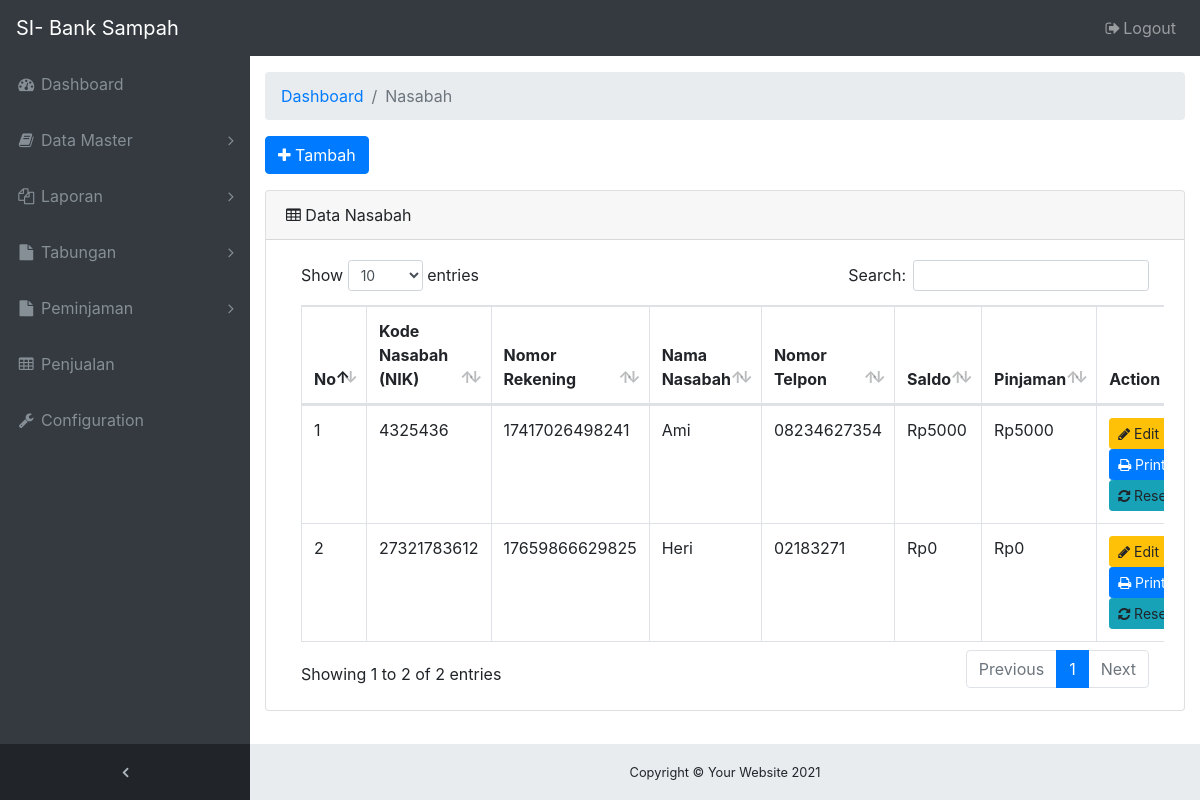
The page /ADMIN/menu-nasabah.php (signed in) on the database as committed earlier.
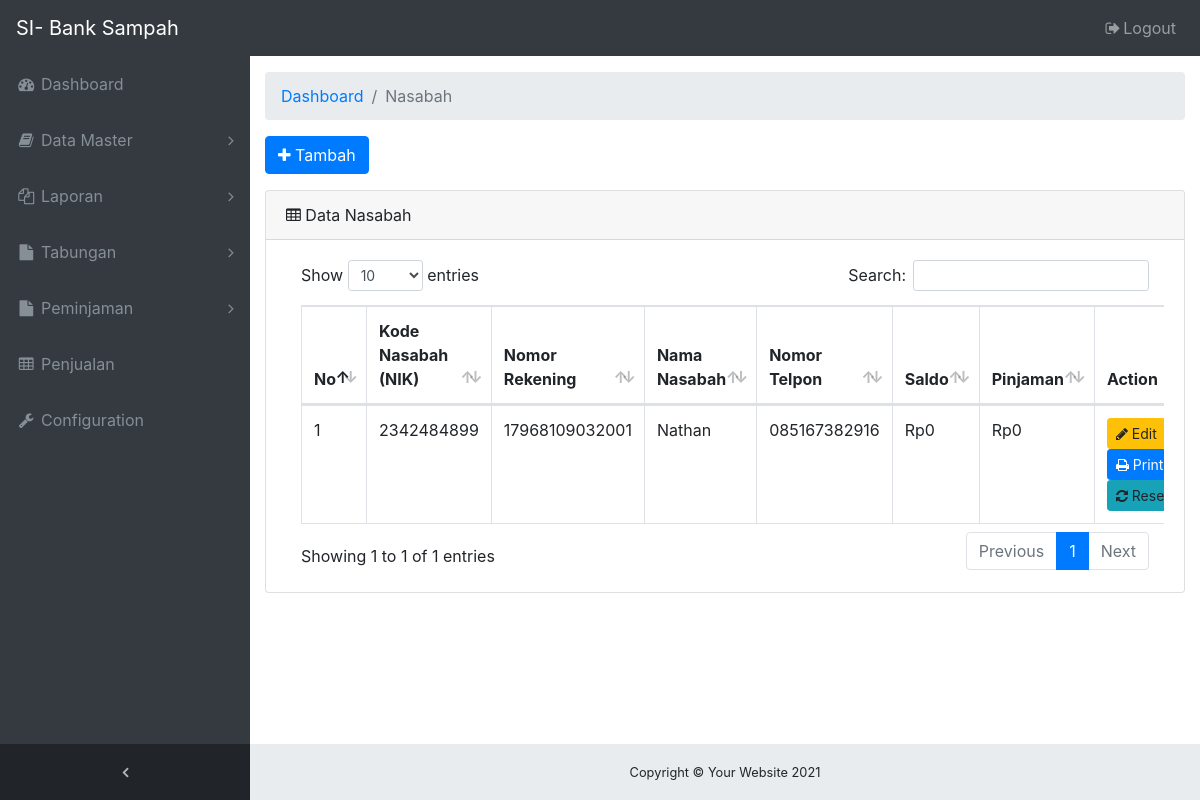
The same page on the database as committed later.
### tables this page shows
CREATE TABLE `tb_nasabah` (
  `id_nasabah` int(11) NOT NULL,
  `kode_nasabah` varchar(20) NOT NULL,
  `users_id` int(11) NOT NULL,
  `pekerjaan` varchar(15) NOT NULL,
  `tgl_daftar` date NOT NULL,
  `nomor_rekening` varchar(20) NOT NULL,
  `saldo` int(11) NOT NULL,
  `pinjaman` int(11) NOT NULL
);

CREATE TABLE `tb_users` (
  `id` int(11) NOT NULL,
  `nama` varchar(50) NOT NULL,
  `jenis_kelamin` varchar(10) NOT NULL,
  `alamat` varchar(50) NOT NULL,
  `telp` varchar(15) NOT NULL,
  `username` varchar(20) NOT NULL,
  `password` varchar(20) NOT NULL,
  `level_user` int(11) NOT NULL
);

### ADMIN/menu-nasabah.php (the view, shortened to what this page needs)
<!DOCTYPE html>
<html lang="en">
<head>
  <link href="vendor/bootstrap/css/bootstrap.min.css" rel="stylesheet">
  <link href="vendor/font-awesome/css/font-awesome.min.css" rel="stylesheet" type="text/css">
  <link href="vendor/datatables/dataTables.bootstrap4.css" rel="stylesheet">
  <link href="css/sb-admin.css" rel="stylesheet">
  <?php include 'navbar.php'; ?>
</head>
<body class="fixed-nav sticky-footer bg-dark" id="page-top">
  <div class="content-wrapper">
    <div class="container-fluid">
      <ol class="breadcrumb">
        <li class="breadcrumb-item">
          <a href="index.php">Dashboard</a>
        </li>
        <li class="breadcrumb-item active">Nasabah</li>
      </ol>
      <div class="form-group">
        <a href="form-tambah-nasabah.php" class="btn btn-primary"><i class="fa fa-plus"></i> Tambah</a>
      </div>
      <div class="card mb-3">
        <div class="card-header">
          <i class="fa fa-table"></i> Data Nasabah</div>
        <div class="card-body">
          <div class="table-responsive">
            <table class="table table-bordered" id="dataTable" width="100%" cellspacing="0">
              <thead>
                <tr>
                  <th>No</th>
                  <th>Kode Nasabah (NIK)</th>
                  <th>Nomor Rekening</th>
                  <th>Nama Nasabah</th>
                  <th>Nomor Telpon</th>
                  <th>Saldo</th>
                  <th>Pinjaman</th>
                  <th>Action</th>
                </tr>
              </thead>
              <tbody>
                <?php
                include('koneksi_db.php');
                $result = mysqli_query($koneksi, "SELECT n.users_id, n.kode_nasabah, n.nomor_rekening, u.nama, u.telp, n.saldo, n.pinjaman, u.id FROM tb_nasabah n INNER JOIN tb_users u WHERE n.users_id = u.id");
                $nomor = 1;
                ?>
                <?php
                  while($data = mysqli_fetch_array($result)) {
                    echo "<tr>";
                    echo "<td>".$nomor++."</td>";
                    echo "<td>".$data['kode_nasabah']."</td>";
                    echo "<td>".$data['nomor_rekening']."</td>";
                    echo "<td>".$data['nama']."</td>";
                    echo "<td>".$data['telp']."</td>";
                    echo "<td>Rp".$data['saldo']."</td>";
                    echo "<td>Rp".$data['pinjaman']."</td>";
                    echo "<td>
                          <a href='form-edit-nasabah.php?id=".$data['id']."' class = 'btn btn-warning btn-sm'><i class='fa fa-pencil'></i> Edit</a>
                          <a data-href='proses-hapus-nasabah.php?id=".$data['id']."' class = 'btn btn-danger btn-sm' data-toggle='modal' data-target='#konfirmasi_hapus'><i class='fa fa-trash-o'></i> Hapus</a>
                          <a href='print-data-nasabah.php?id=".$data['id']."' class='btn btn-primary btn-sm'><i class='fa fa-print'></i> Print</a>
                          <a data-href='proses-reset-password.php?id=".$data['id']."' class = 'btn btn-info btn-sm' data-toggle='modal' data-target='#konfirmasi_reset'><i class='fa fa-refresh'></i> Reset Password</a>
                          </td>";
                    echo "</tr>";
                  }
                 ?>
              </tbody>
            </table>
          </div>
        </div>
      </div>
    </div>
    <?php include 'footer.php'; ?>
  </div>
</body>
</html>

Rows that differ between the two databases and show on the page:
removed tb_nasabah: kode_nasabah "4325436", nomor_rekening "17417026498241", users.nama "Ami", users.telp "08234627354", saldo "5000", pinjaman "5000"
removed tb_nasabah: kode_nasabah "27321783612", nomor_rekening "17659866629825", users.nama "Heri", users.telp "02183271", saldo "0", pinjaman "0"
added tb_nasabah: kode_nasabah "2342484899", nomor_rekening "17968109032001", users.nama "Nathan", users.telp "085167382916", saldo "0", pinjaman "0"
Other text that changed with them:
text written by a page script: "Show entries Search: Showing 1 to 2 of 2 entries Previous 1 Next" → "Show entries Search: Showing 1 to 1 of 1 entries Previous 1 Next"
